Frame 1 (no input): blank canvas, image omitted
Frame 60 (the mouse pressed at the canvas centre just before this capture): blank canvas, image omitted
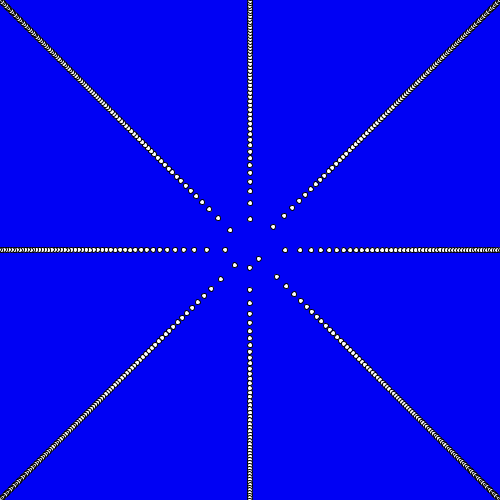
Frame 120 (the mouse held since frame 60 and released just before this capture)

The Processing sketch whose frames 1 and 60 were blank and that drew this single picture after the mouse press (run headless with seeded random() and noise(); from frame 60 on, the mouse is pressed at the canvas centre):

// Processing sketch: processing_96759
// ── processing_96759.pde

int N= 1250;
float th= 2.39997 ; 
float c= 5 ; 
float d= 5 ;

float r, a, x, y;

void setup()
{
size(500,500);
}

void draw()
{
  background(500);
translate(width/2,height/2);

th = map(mouseX, 0, width, 0, HALF_PI);
c = map(mouseY, 0, height,0, 5*d);

for(int i=1 ; i<N ; i++)
{
r= c * sqrt(i) ;
a= i * th ;
x= r * cos(a) ;
y= r * sin(a);

ellipse(x,y,d,d);
}
}
